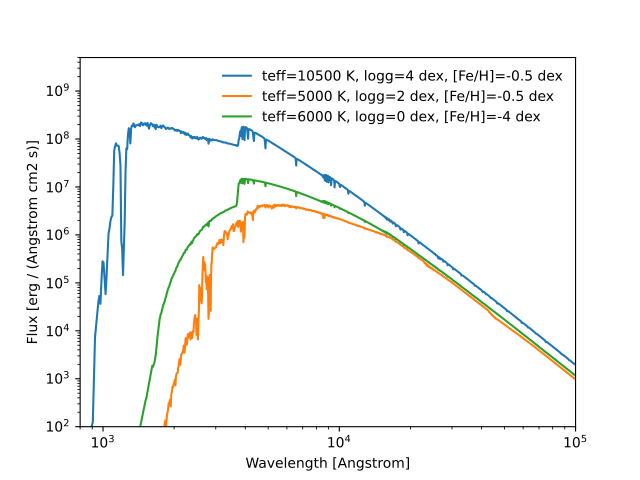

This chart was generated by the following Python code:
import matplotlib.pyplot as plt
from dustapprox.io import svo

models = ['models/Kurucz2003all/fm05at10500g40k2odfnew.fl.dat.txt',
          'models/Kurucz2003all/fm05at5000g25k2odfnew.fl.dat.txt',
          'models/Kurucz2003all/fm40at6000g00k2odfnew.fl.dat.txt']

label = 'teff={teff:4g} K, logg={logg:0.1g} dex, [Fe/H]={feh:0.1g} dex'

for fname in models:
   data = svo.spectra_file_reader(fname)
   lamb_unit, flux_unit = svo.get_svo_sprectum_units(data)
   lamb = data['data']['WAVELENGTH'].values * lamb_unit
   flux = data['data']['FLUX'].values * flux_unit

   plt.loglog(lamb, flux,
              label=label.format(teff=data['teff']['value'],
                                 logg=data['logg']['value'],
                                 feh=data['feh']['value']))

plt.legend(loc='upper right', frameon=False)
plt.xlabel('Wavelength [{}]'.format(lamb_unit))
plt.ylabel('Flux [{}]'.format(flux_unit))
plt.ylim(1e2, 5e9)
plt.xlim(800, 1e5)
